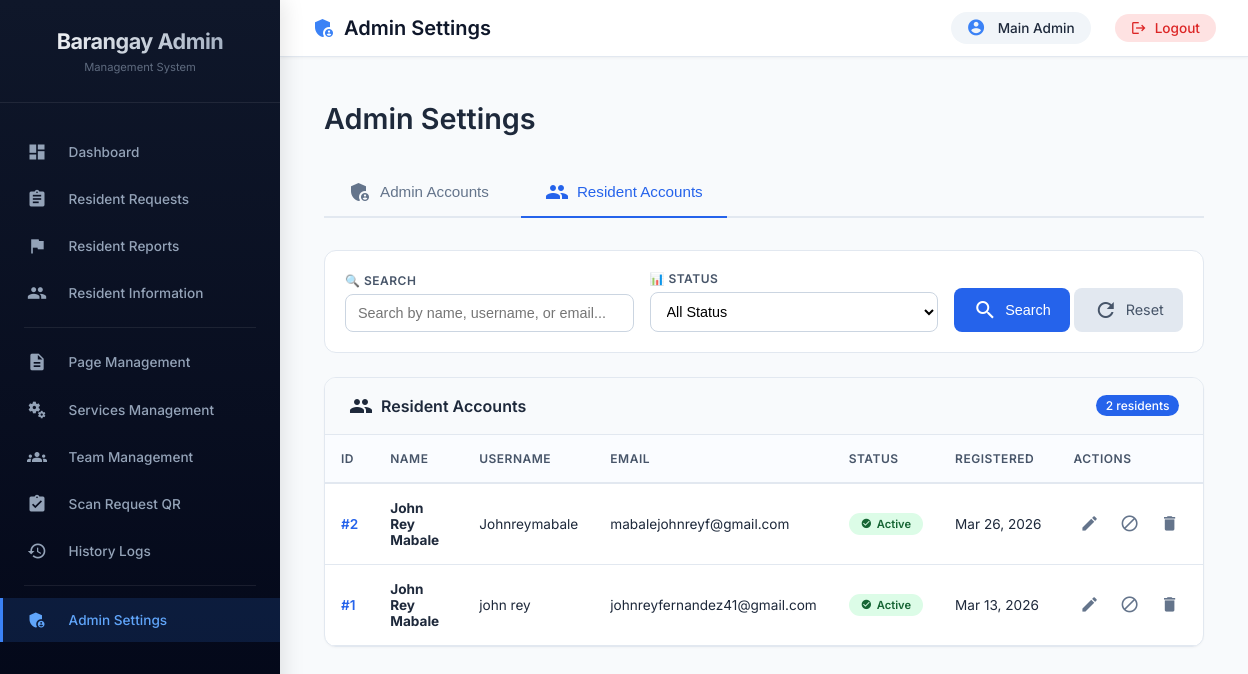
The page /admin/management/admins.php?tab=residents (signed in) on the database its author committed.
### tables this page shows
CREATE TABLE `users` (
  `id` int(11) NOT NULL,
  `username` varchar(50) NOT NULL,
  `email` varchar(100) NOT NULL,
  `profile_pic` varchar(255) DEFAULT NULL,
  `password` varchar(255) NOT NULL,
  `first_name` varchar(50) DEFAULT NULL,
  `last_name` varchar(50) DEFAULT NULL,
  `address` text DEFAULT NULL,
  `contact_number` varchar(20) DEFAULT NULL,
  `user_type` enum('resident','admin') DEFAULT 'resident',
  `is_online` tinyint(1) DEFAULT 0,
  `last_activity` timestamp NOT NULL DEFAULT current_timestamp() ON UPDATE current_timestamp(),
  `created_at` timestamp NOT NULL DEFAULT current_timestamp(),
  `is_verified` tinyint(1) DEFAULT 0,
  `status` varchar(20) DEFAULT 'active',
  `last_login` datetime DEFAULT NULL,
  `last_login_ip` varchar(45) DEFAULT NULL
);

### admin/management/admins.php (the view, shortened to what this page needs)
<?php
$database = new Database();
$db = $database->getConnection();
$active_tab = isset($_GET['tab']) ? $_GET['tab'] : 'admins';
$search = isset($_GET['search']) ? trim($_GET['search']) : '';
$residents = [];
try {
    $query = "SELECT * FROM users WHERE user_type = 'resident' OR user_type IS NULL";
    $query .= " ORDER BY id DESC";
    $stmt = $db->prepare($query);
    $stmt->execute();
    $residents = $stmt->fetchAll(PDO::FETCH_ASSOC);
} catch (Exception $e) {
    $residents = [];
}
include '../includes/admin_header.php';
?>
<div class="admin-management">
    <div class="page-header">
        <h1>Admin Settings</h1>
    </div>
    <div class="tabs-container">
        <div class="tabs">
            <button class="tab-btn <?php echo $active_tab == 'admins' ? 'active' : ''; ?>" onclick="switchTab('admins')">
                <span class="material-icons">admin_panel_settings</span>
                Admin Accounts
            </button>
            <button class="tab-btn <?php echo $active_tab == 'residents' ? 'active' : ''; ?>" onclick="switchTab('residents')">
                <span class="material-icons">people</span>
                Resident Accounts
            </button>
        </div>
    </div>
    <div id="residents-tab" class="tab-content <?php echo $active_tab == 'residents' ? 'active' : ''; ?>">
        <div class="filter-section">
            <form method="GET" class="filter-form">
                <div class="filter-group">
                    <label>🔍 SEARCH</label>
                    <input type="text" name="search" placeholder="Search by name, username, or email..." value="<?php echo htmlspecialchars($search); ?>">
                </div>
                <div class="filter-group">
                    <label>📊 STATUS</label>
                    <select name="status">
                        <option value="">All Status</option>
                    </select>
                </div>
                <div class="filter-actions">
                    <button type="submit" class="btn-filter"><span class="material-icons">search</span> Search</button>
                    <a href="admins.php?tab=residents" class="btn-reset"><span class="material-icons">refresh</span> Reset</a>
                </div>
            </form>
        </div>
        <div class="table-card">
            <div class="table-header">
                <h2><span class="material-icons">people</span> Resident Accounts</h2>
                <span class="badge"><?php echo count($residents); ?> residents</span>
            </div>
            <div class="table-responsive">
                <table class="data-table">
                    <thead>
                        <tr><th>ID</th><th>Name</th><th>Username</th><th>Email</th><th>Status</th><th>Registered</th><th>Actions</th></tr>
                    </thead>
                    <tbody>
                        <?php if (empty($residents)): ?>
                            <tr><td colspan="7" class="text-center" style="padding: 2rem; color: #94a3b8;"><span class="material-icons" style="font-size: 2rem; display: block; margin-bottom: 0.5rem;">people_outline</span>No resident accounts found.</td></tr>
                        <?php else: ?>
                            <?php foreach ($residents as $resident):
                                $is_active = ($resident['is_active'] ?? 1);
                                $row_class = !$is_active ? 'inactive-row' : '';
                            ?>
                                <tr class="<?php echo $row_class; ?>">
                                    <td style="font-weight: 600; color: #2563eb;">#<?php echo $resident['id']; ?></td>
                                    <td><strong><?php echo htmlspecialchars($resident['first_name'] . ' ' . $resident['last_name']); ?></strong></td>
                                    <td><?php echo htmlspecialchars($resident['username']); ?></td>
                                    <td><?php echo htmlspecialchars($resident['email']); ?></td>
                                    <td><span class="status-badge <?php echo $is_active ? 'active' : 'inactive'; ?>"><span class="material-icons" style="font-size: 0.7rem;"><?php echo $is_active ? 'check_circle' : 'cancel'; ?></span> <?php echo $is_active ? 'Active' : 'Inactive'; ?></span></td>
                                    <td style="white-space: nowrap;"><?php echo date('M d, Y', strtotime($resident['created_at'] ?? 'now')); ?></td>
                                    <td>
                                        <div class="action-buttons">
                                            <button onclick='editResident(<?php echo htmlspecialchars(json_encode($resident)); ?>)' class="btn-icon" title="Edit Account"><span class="material-icons">edit</span></button>
                                            <?php if ($is_active): ?>
                                                <button onclick="showToggleModal(<?php echo $resident['id']; ?>, '<?php echo addslashes($resident['first_name'] . ' ' . $resident['last_name']); ?>', 'deactivate')" class="btn-icon" title="Deactivate Account"><span class="material-icons">block</span></button>
                                            <?php else: ?>
                                                <button onclick="showToggleModal(<?php echo $resident['id']; ?>, '<?php echo addslashes($resident['first_name'] . ' ' . $resident['last_name']); ?>', 'activate')" class="btn-icon" title="Activate Account"><span class="material-icons">check_circle</span></button>
                                            <?php endif; ?>
                                            <button onclick="showDeleteResidentModal(<?php echo $resident['id']; ?>, '<?php echo addslashes($resident['first_name'] . ' ' . $resident['last_name']); ?>')" class="btn-icon delete" title="Delete Account"><span class="material-icons">delete</span></button>
                                        </div>
                                    </td>
                                </tr>
                            <?php endforeach; ?>
                        <?php endif; ?>
                    </tbody>
                </table>
            </div>
        </div>
    </div>
</div>
<?php include '../includes/admin_footer.php'; ?>

### admin/includes/admin_header.php (style rules this page uses)
* { margin: 0; padding: 0; box-sizing: border-box; }
body { font-family: 'Inter', 'Segoe UI', Tahoma, Geneva, Verdana, sans-serif; background: #f8fafc; overflow-x: hidden; }

### admin/management/admins.php (style rules this page uses)
.admin-management { max-width: 1400px; margin: 0 auto; padding: 1rem; }
.page-header { margin-bottom: 2rem; }
.page-header h1 { font-size: 1.8rem; font-weight: 600; color: #1e293b; margin: 0; display: flex; align-items: center; gap: 0.5rem; }
.tabs-container { margin-bottom: 2rem; border-bottom: 2px solid #e2e8f0; }
.tabs { display: flex; gap: 0.5rem; }
.tab-btn { padding: 0.75rem 1.5rem; background: none; border: none; font-size: 0.95rem; font-weight: 500; color: #64748b; cursor: pointer; display: inline-flex; align-items: center; gap: 0.5rem; border-bottom: 2px solid transparent; transition: all 0.2s; margin-bottom: -2px; }
.tab-btn.active { color: #2563eb; border-bottom-color: #2563eb; }
.tab-content { display: none; }
.tab-content.active { display: block; }
.table-card { background: white; border-radius: 12px; border: 1px solid #e2e8f0; overflow: hidden; box-shadow: 0 1px 2px rgba(0,0,0,0.03); }
.table-header { padding: 1rem 1.5rem; background: #f8fafc; border-bottom: 1px solid #e2e8f0; display: flex; justify-content: space-between; align-items: center; flex-wrap: wrap; gap: 1rem; }
.table-header h2 { font-size: 1rem; font-weight: 600; color: #1e293b; display: flex; align-items: center; gap: 0.5rem; margin: 0; }
.table-header .badge { background: #2563eb; color: white; padding: 0.2rem 0.6rem; border-radius: 20px; font-size: 0.75rem; font-weight: 500; }
.table-responsive { overflow-x: auto; }
.data-table { width: 100%; border-collapse: collapse; min-width: 800px; }
.data-table th { background: #fafcff; padding: 1rem; text-align: left; font-size: 0.75rem; font-weight: 600; color: #475569; border-bottom: 2px solid #e2e8f0; text-transform: uppercase; letter-spacing: 0.5px; }
.data-table td { padding: 1rem; border-bottom: 1px solid #e2e8f0; color: #1e293b; font-size: 0.85rem; vertical-align: middle; }
.data-table th:nth-child(1), .data-table td:nth-child(1) { width: 5%; }
.data-table th:nth-child(2), .data-table td:nth-child(2) { width: 18%; }
.data-table th:nth-child(3), .data-table td:nth-child(3) { width: 15%; }
.data-table th:nth-child(4), .data-table td:nth-child(4) { width: 22%; }
.data-table th:nth-child(5), .data-table td:nth-child(5) { width: 10%; }
.data-table th:nth-child(6), .data-table td:nth-child(6) { width: 12%; }
.data-table th:nth-child(7), .data-table td:nth-child(7) { width: 18%; }
.data-table td:nth-child(6) { white-space: nowrap; }
.status-badge { display: inline-flex; align-items: center; gap: 0.3rem; padding: 0.25rem 0.75rem; border-radius: 20px; font-size: 0.7rem; font-weight: 600; }
.status-badge.active { background: #dcfce7; color: #166534; }
.action-buttons { display: flex; gap: 0.5rem; flex-wrap: nowrap; }
.btn-icon { background: transparent; border: none; color: #64748b; cursor: pointer; padding: 0.4rem; border-radius: 6px; display: inline-flex; align-items: center; justify-content: center; transition: all 0.2s; text-decoration: none; width: 32px; height: 32px; }
.btn-icon .material-icons { font-size: 1.2rem; }
.filter-section { background: white; border-radius: 12px; border: 1px solid #e2e8f0; padding: 1.25rem; margin-bottom: 1.5rem; }
.filter-form { display: flex; gap: 1rem; flex-wrap: wrap; align-items: flex-end; }
.filter-group { flex: 1; min-width: 200px; }
.filter-group label { display: block; font-size: 0.75rem; font-weight: 600; color: #475569; margin-bottom: 0.4rem; text-transform: uppercase; letter-spacing: 0.5px; }
.filter-group input, .filter-group select { width: 100%; padding: 0.6rem 0.75rem; border: 1px solid #cbd5e1; border-radius: 8px; font-size: 0.9rem; background: white; }
.btn-filter, .btn-reset { padding: 0.6rem 1.2rem; border: none; border-radius: 8px; font-size: 0.9rem; cursor: pointer; display: inline-flex; align-items: center; gap: 0.5rem; transition: all 0.2s; }
.btn-filter { background: #2563eb; color: white; }
.btn-reset { background: #e2e8f0; color: #475569; text-decoration: none; }

### rows shown on the page
users: id "2", first_name+last_name "John Rey Mabale", username "Johnreymabale", email "mabalejohnreyf@gmail.com", created_at "Mar 26, 2026"
users: id "1", first_name+last_name "John Rey Mabale", username "john rey", email "johnreyfernandez41@gmail.com", created_at "Mar 13, 2026"

### other values the page prints
$_SESSION['admin_name'] "Main Admin"
count($residents) "2"
